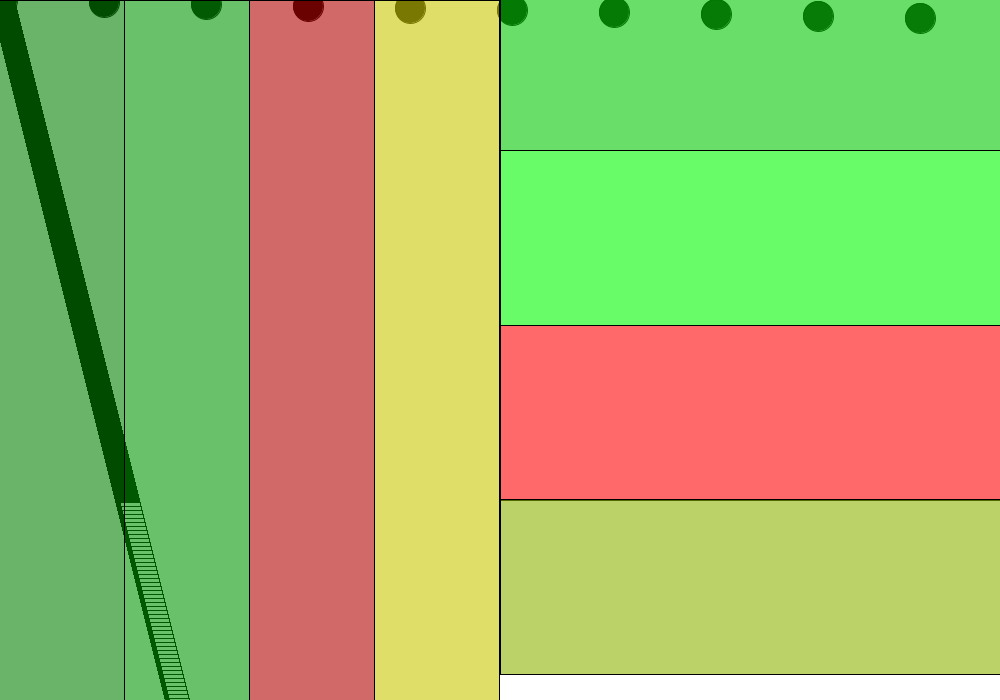
Frame 1 (no input)
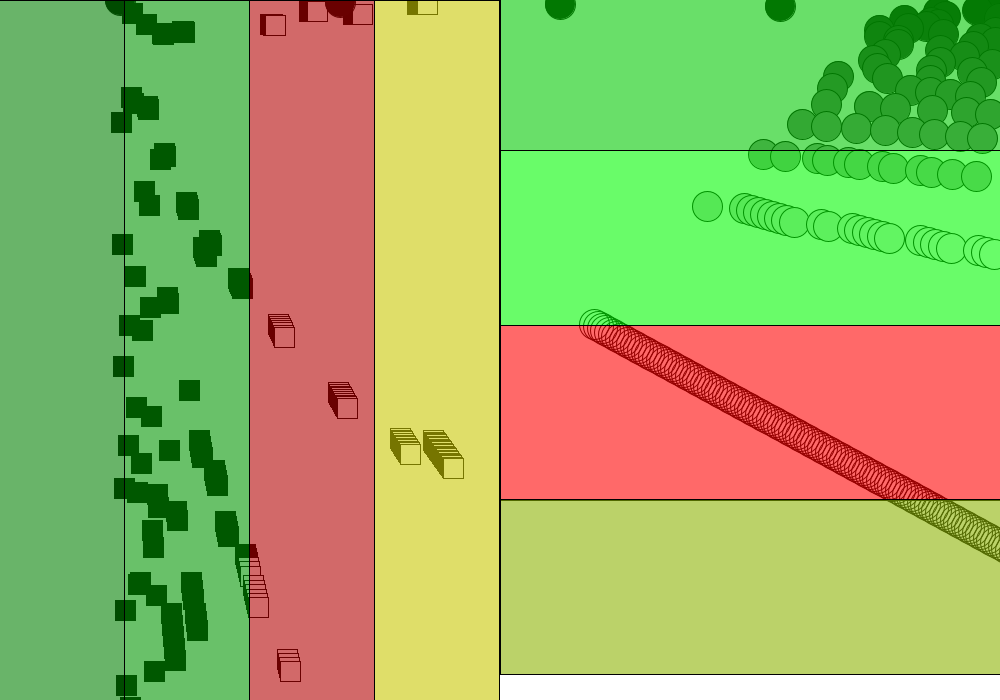
Frame 60 (the mouse pressed at the canvas centre just before this capture)
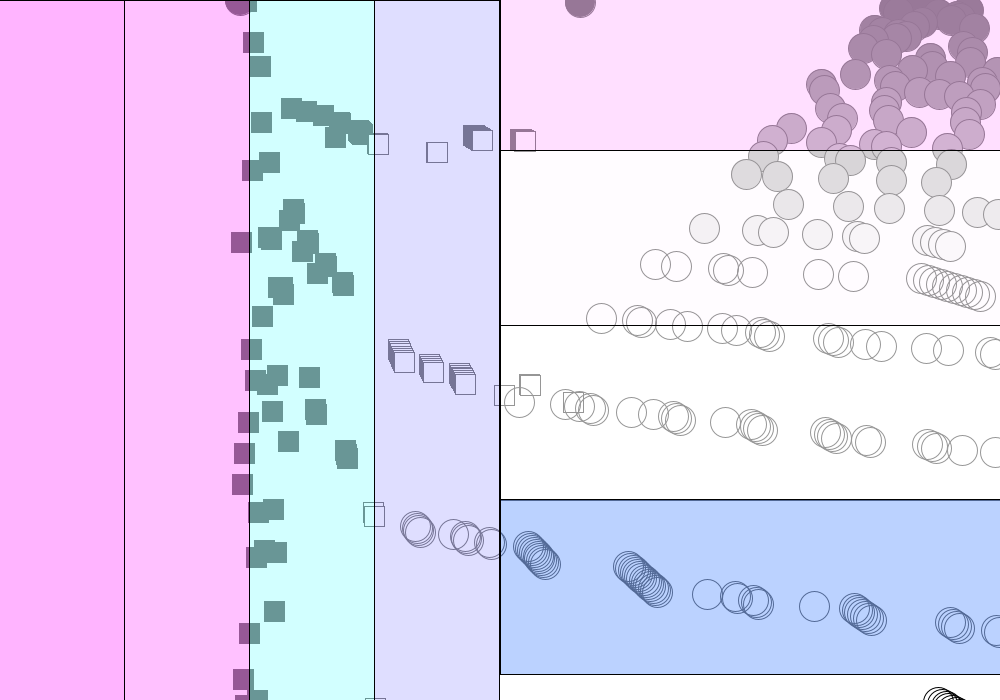
Frame 120 (the mouse held since frame 60 and released just before this capture)

The Processing sketch that drew these frames (run headless with seeded random() and noise(); from frame 60 on, the mouse is pressed at the canvas centre):

// Processing sketch: processing_147602
// ── processing_147602.pde

float gravity=0.1;
float speed=0;

Rectangle[] rectangles=new Rectangle[1000];
Ellipsey[] ellipseys=new Ellipsey[1000];

void setup(){ 
  size(1000,700);
  smooth();


for (int i=0; i<width; i++){
  rectangles[i]=new Rectangle(color(i*2), i, i*2,i*2);
}

for (int n=0; n<width; n++){
  ellipseys[n]=new Ellipsey(color(n*2),n*100, n*2, n*2);
}
}

void draw(){
 background(255); 
for (int i=0; i<width; i++){
  rectangles[i].move();
  rectangles[i].display();}

for (int n=0; n<width; n++){
  ellipseys[n].move();
  ellipseys[n].display();}
  
  stroke(0);
  fill(mouseX,127, mouseY,150);
  rect(62,350,125,700);
  
  stroke(0);
  fill(mouseY,150,mouseX,150);
  rect(187,350,125,700);
  
  stroke(0);
  fill(178,mouseX,mouseY,150);
  rect(312,350,125,700);
  
  stroke(0);
  fill(200,199,mouseX,150);
  rect(437,350,125,700);
  
  stroke(0);
  fill(mouseX,200,mouseY,150);
  rect(750,62.5,500,175);
  
  stroke(0);
  fill(mouseY,250,mouseX,150);
  rect(750,238,500,175);
  
  stroke(0);
  fill(255,mouseX,mouseY,150);
  rect(750,413,500,175);
  
  stroke(0);
  fill(139,178,mouseX,150);
  rect(750,587,500,175);
}

class Rectangle {
  float c;
  float xpos;
  float ypos;
  float rspeed;
  
  Rectangle(color c_, float xpos_, float ypos_, float rspeed_){
    c=c_;
    xpos=xpos_;
    ypos=ypos_;
    rspeed=rspeed_;
  }
  
  void display(){
    rectMode(CENTER);
    stroke(0);
    fill(c);
    rect(xpos, ypos, 20, 20);
  }
  
  void move(){
    xpos+=2;
    ypos+=rspeed;
    if (ypos>height || ypos<0){
      rspeed*=-0.95;
    }
    if (xpos<0 || xpos>=width){
      xpos*=-0.95;
    }
  }
}

class Ellipsey{
  color b;
  float rpos;
  float dpos;
  float espeed;
  
  Ellipsey(color b_, float rpos_, float dpos_, float espeed_){
    b=b_;
    rpos=rpos_;
    dpos=dpos_;
    espeed=espeed_;
  }
  
  void display(){
    ellipseMode(CENTER);
    stroke(0);
    fill(b);
    ellipse(rpos, dpos, 30, 30);
  }
  
  void move(){
    rpos+=2;
    rpos+=espeed;
    if (dpos>height || dpos<0){
      espeed*=-0.95;
    }
    if (rpos>width || rpos<0){
      rpos*=-0.95;
    }
  }
}
    
